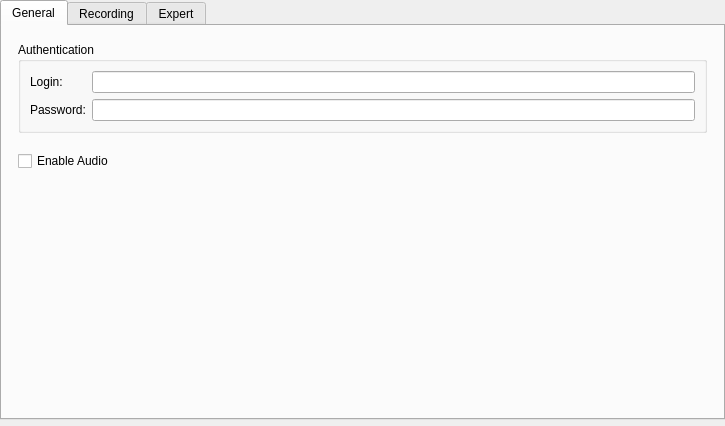
<?xml version="1.0" encoding="UTF-8"?>
<ui version="4.0">
 <class>MultipleCameraSettingsWidget</class>
 <widget class="QWidget" name="MultipleCameraSettingsWidget">
  <property name="geometry">
   <rect>
    <x>0</x>
    <y>0</y>
    <width>725</width>
    <height>426</height>
   </rect>
  </property>
  <layout class="QVBoxLayout" name="verticalLayout_2">
   <property name="leftMargin">
    <number>0</number>
   </property>
   <property name="topMargin">
    <number>0</number>
   </property>
   <property name="rightMargin">
    <number>0</number>
   </property>
   <property name="bottomMargin">
    <number>0</number>
   </property>
   <item>
    <widget class="QTabWidget" name="tabWidget">
     <property name="currentIndex">
      <number>0</number>
     </property>
     <widget class="QWidget" name="tabGeneral">
      <attribute name="title">
       <string>General</string>
      </attribute>
      <layout class="QVBoxLayout" name="verticalLayout_4" stretch="0,0,0,0,1">
       <property name="leftMargin">
        <number>16</number>
       </property>
       <property name="topMargin">
        <number>16</number>
       </property>
       <property name="rightMargin">
        <number>16</number>
       </property>
       <property name="bottomMargin">
        <number>16</number>
       </property>
       <item>
        <widget class="QGroupBox" name="groupBox_2">
         <property name="title">
          <string>Authentication</string>
         </property>
         <layout class="QFormLayout" name="formLayout_3">
          <item row="0" column="1">
           <widget class="QLineEdit" name="loginEdit"/>
          </item>
          <item row="1" column="1">
           <widget class="QLineEdit" name="passwordEdit">
            <property name="echoMode">
             <enum>QLineEdit::PasswordEchoOnEdit</enum>
            </property>
           </widget>
          </item>
          <item row="1" column="0">
           <widget class="QLabel" name="passwordLabel">
            <property name="text">
             <string>Password:</string>
            </property>
           </widget>
          </item>
          <item row="0" column="0">
           <widget class="QLabel" name="loginLabel">
            <property name="text">
             <string>Login:</string>
            </property>
           </widget>
          </item>
         </layout>
        </widget>
       </item>
       <item>
        <widget class="nx::client::desktop::LegacyImageControlWidget" name="imageControlWidget" native="true"/>
       </item>
       <item>
        <widget class="QnLicensesProposeWidget" name="licensingWidget" native="true"/>
       </item>
       <item>
        <widget class="QCheckBox" name="enableAudioCheckBox">
         <property name="text">
          <string>Enable Audio</string>
         </property>
         <property name="tristate">
          <bool>true</bool>
         </property>
        </widget>
       </item>
       <item>
        <spacer name="verticalSpacer">
         <property name="orientation">
          <enum>Qt::Vertical</enum>
         </property>
         <property name="sizeHint" stdset="0">
          <size>
           <width>20</width>
           <height>40</height>
          </size>
         </property>
        </spacer>
       </item>
      </layout>
     </widget>
     <widget class="QWidget" name="tabRecording">
      <attribute name="title">
       <string>Recording</string>
      </attribute>
      <layout class="QVBoxLayout" name="recordingLayout">
       <property name="leftMargin">
        <number>16</number>
       </property>
       <property name="topMargin">
        <number>0</number>
       </property>
       <property name="rightMargin">
        <number>16</number>
       </property>
       <property name="bottomMargin">
        <number>0</number>
       </property>
       <item>
        <widget class="nx::client::desktop::LegacyCameraScheduleWidget" name="cameraScheduleWidget" native="true"/>
       </item>
      </layout>
     </widget>
     <widget class="QWidget" name="expertTab">
      <attribute name="title">
       <string>Expert</string>
      </attribute>
      <layout class="QVBoxLayout" name="verticalLayout_6">
       <property name="leftMargin">
        <number>16</number>
       </property>
       <property name="topMargin">
        <number>16</number>
       </property>
       <property name="rightMargin">
        <number>16</number>
       </property>
       <property name="bottomMargin">
        <number>16</number>
       </property>
       <item>
        <widget class="nx::client::desktop::LegacyExpertSettingsWidget" name="expertSettingsWidget" native="true"/>
       </item>
      </layout>
     </widget>
    </widget>
   </item>
   <item>
    <widget class="nx::client::desktop::AlertBar" name="alertBar" native="true"/>
   </item>
  </layout>
 </widget>
 <customwidgets>
  <customwidget>
   <class>nx::client::desktop::AlertBar</class>
   <extends>QWidget</extends>
   <header location="global">nx/client/desktop/common/widgets/message_bar.h</header>
  </customwidget>
  <customwidget>
   <class>nx::client::desktop::LegacyExpertSettingsWidget</class>
   <extends>QWidget</extends>
   <header location="global">nx/client/desktop/resource_properties/camera/legacy/legacy_expert_settings_widget.h</header>
   <container>1</container>
  </customwidget>
  <customwidget>
   <class>nx::client::desktop::LegacyImageControlWidget</class>
   <extends>QWidget</extends>
   <header location="global">nx/client/desktop/resource_properties/camera/legacy/legacy_image_control_widget.h</header>
   <container>1</container>
  </customwidget>
  <customwidget>
   <class>QnLicensesProposeWidget</class>
   <extends>QWidget</extends>
   <header location="global">nx/client/desktop/resource_properties/camera/legacy/licenses_propose_widget.h</header>
   <container>1</container>
  </customwidget>
  <customwidget>
   <class>nx::client::desktop::LegacyCameraScheduleWidget</class>
   <extends>QWidget</extends>
   <header location="global">nx/client/desktop/resource_properties/camera/legacy/legacy_camera_schedule_widget.h</header>
   <container>1</container>
  </customwidget>
 </customwidgets>
 <resources/>
 <connections/>
 <slots>
  <slot>buttonClicked(QAbstractButton*)</slot>
 </slots>
</ui>
